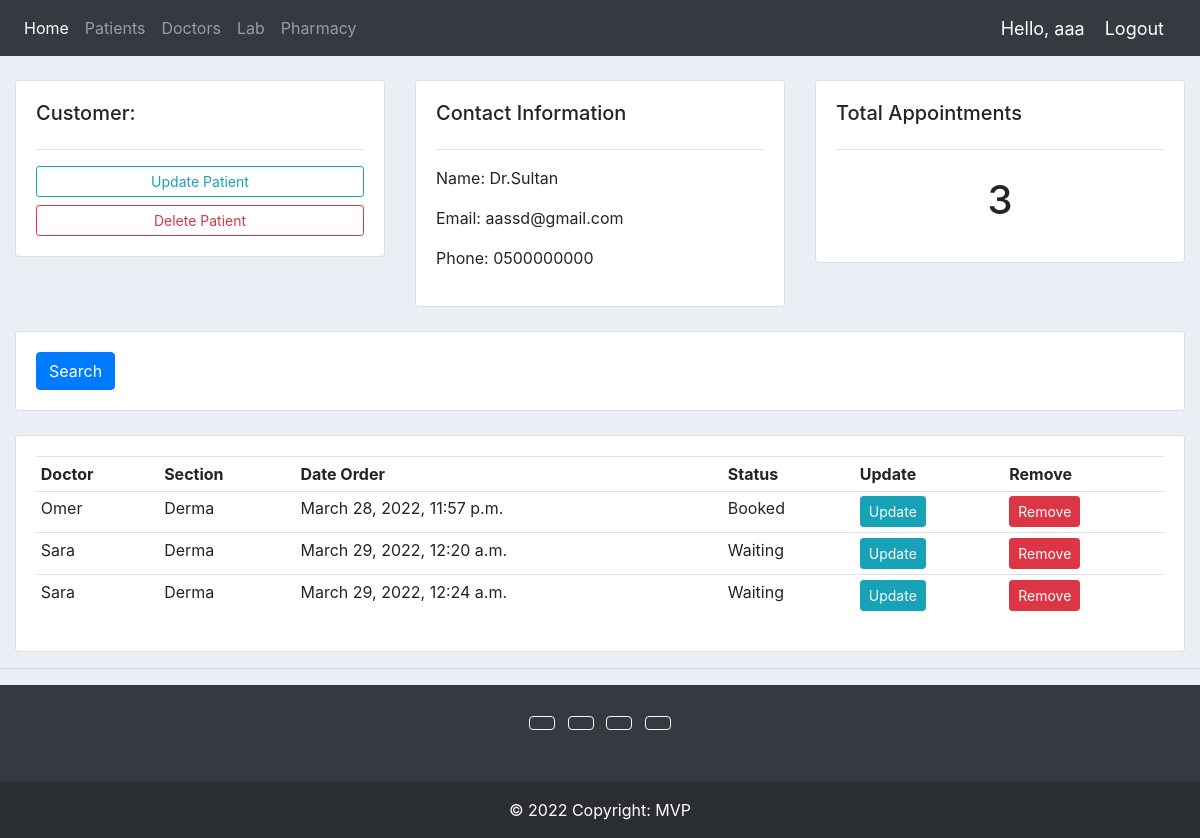
Page /doctor_form/1/ (signed in) on the earlier database version.
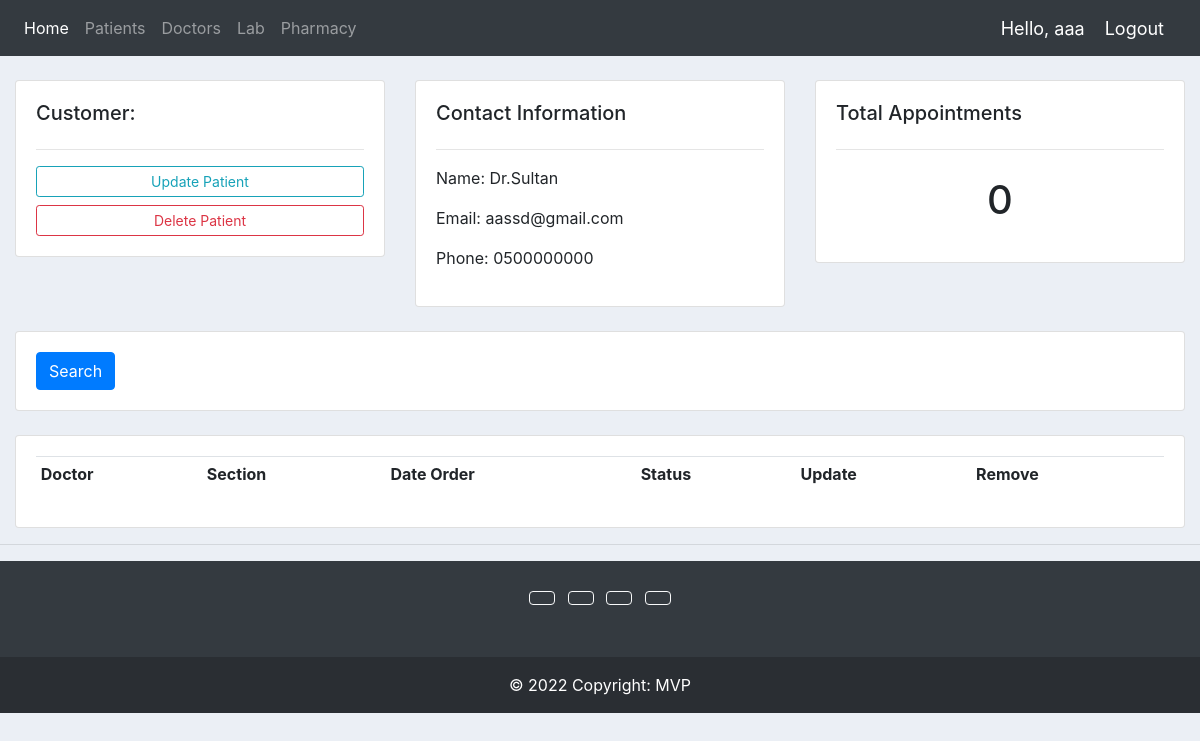
Same page on the later database version.
### accounts/models.py (models this page shows, shortened)
class Appointment(models.Model):
    STATUS = (
        ('Booked', 'Booked'),
        ('Available', 'Available'),
        ('Waiting', 'Waiting')
    )
    patient = models.ForeignKey(Patient, null=True, on_delete=models.SET_NULL)
    doctor = models.ForeignKey(Doctor, null=True, on_delete=models.SET_NULL)
    date_created = models.DateTimeField(auto_now_add=True, null=True)
    status = models.CharField(max_length=200, null=True, choices=STATUS)

class Patient(models.Model):
    name = models.CharField(max_length=200, null=True)
    email = models.EmailField()
    phone = models.CharField(max_length=200, null=True)
    date = models.TimeField()
    def __str__(self):
        return self.name

class Doctor(models.Model):
    SECTION = (
        ('Derma', 'Derma'),
        ('Dentist', 'Dentist'),
        ('General', 'General'),
    )
    name = models.CharField(max_length=200, null=True)
    email = models.EmailField()
    phone = models.CharField(max_length=200, null=True)
    section = models.CharField(max_length=200, null=True, choices=SECTION)
    time_start = models.TimeField('Start of Shift')
    time_end = models.TimeField('End of Shift')

### accounts/decorators.py (the view)
        def wrapper_func(request, *args, **kwargs):
            group = None
            if request.user.groups.exists():
                group = request.user.groups.all()[0].name
            if group in allowed_roles:
                return view_func(request, *args, **kwargs)
            else:
                return HttpResponse('You are not authorized to view this page')

### accounts/views.py (called while the page is built)
@login_required(login_url='login')
@allowed_users(allowed_roles=['admin'])
def updateDoctor(request, pk):
    doctor = Doctor.objects.get(id=pk)
    appointments = Appointment.objects.filter(doctor=doctor)
    appointment_count = appointments.count
    context = {'doctor': doctor, 'appointments': appointments,
               'appointment_count': appointment_count}
    return render(request, 'accounts/doctor_form.html', context)

### accounts/templates/accounts/doctor_form.html
{%  extends 'accounts/main.html' %}
{% block content %}
	<br>
<div class="row">
	<div class="col-md">
		<div class="card card-body">
			<h5>Customer:</h5>
			<hr>
			<a class="btn btn-outline-info  btn-sm btn-block" href="">Update Patient</a>
			<a class="btn btn-outline-danger  btn-sm btn-block" href="">Delete Patient</a>
		</div>
	</div>
	<div class="col-md">
		<div class="card card-body">
			<h5>Contact Information</h5>
			<hr>
			<p>Name: {{doctor.name}}</p>
			<p>Email: {{doctor.email}}</p>
			<p>Phone: {{doctor.phone}}</p>
		</div>
	</div>
	<div class="col-md">
		<div class="card card-body">
			<h5>Total Appointments</h5>
			<hr>
			<h1 style="text-align: center;padding: 10px">{{appointment_count}}</h1>
		</div>
	</div>
</div>
<br>
<div class="row">
	<div class="col">
		<div class="card card-body">
			<form method="get">
		    <button class="btn btn-primary" type="submit">Search</button>
		  </form>
		</div>
	</div>
</div>
<br>
<div class="row">
	<div class="col-md">
		<div class="card card-body">
			<table class="table table-sm">
				<tr>
					<th>Doctor</th>
					<th>Section</th>
					<th>Date Order</th>
					<th>Status</th>
					<th>Update</th>
					<th>Remove</th>
				</tr>
				{% for appointment in appointments %}
				<tr>
					<td>{{appointment.patient}}</td>
					<td>{{appointment.doctor.section}}</td>
					<td>{{appointment.date_created}}</td>
					<td>{{appointment.status}}</td>
					<td><a class="btn btn-sm btn-info" href="">Update</a></td>
					<td><a class="btn btn-sm btn-danger" href="">Remove</a></td>
				</tr>
				{% endfor %}
			</table>
		</div>
	</div>
</div>
{% endblock %}

Differences in the rows shown:
removed Appointment: patient "Omer", doctor.section "Derma", date_created "March 28, 2022, 11:57 p.m.", status "Booked"
removed Appointment: patient "Sara", doctor.section "Derma", date_created "March 29, 2022, 12:20 a.m.", status "Waiting"
removed Appointment: patient "Sara", doctor.section "Derma", date_created "March 29, 2022, 12:24 a.m.", status "Waiting"
Other differences:
{{ appointment_count }}: "3" → "0"
